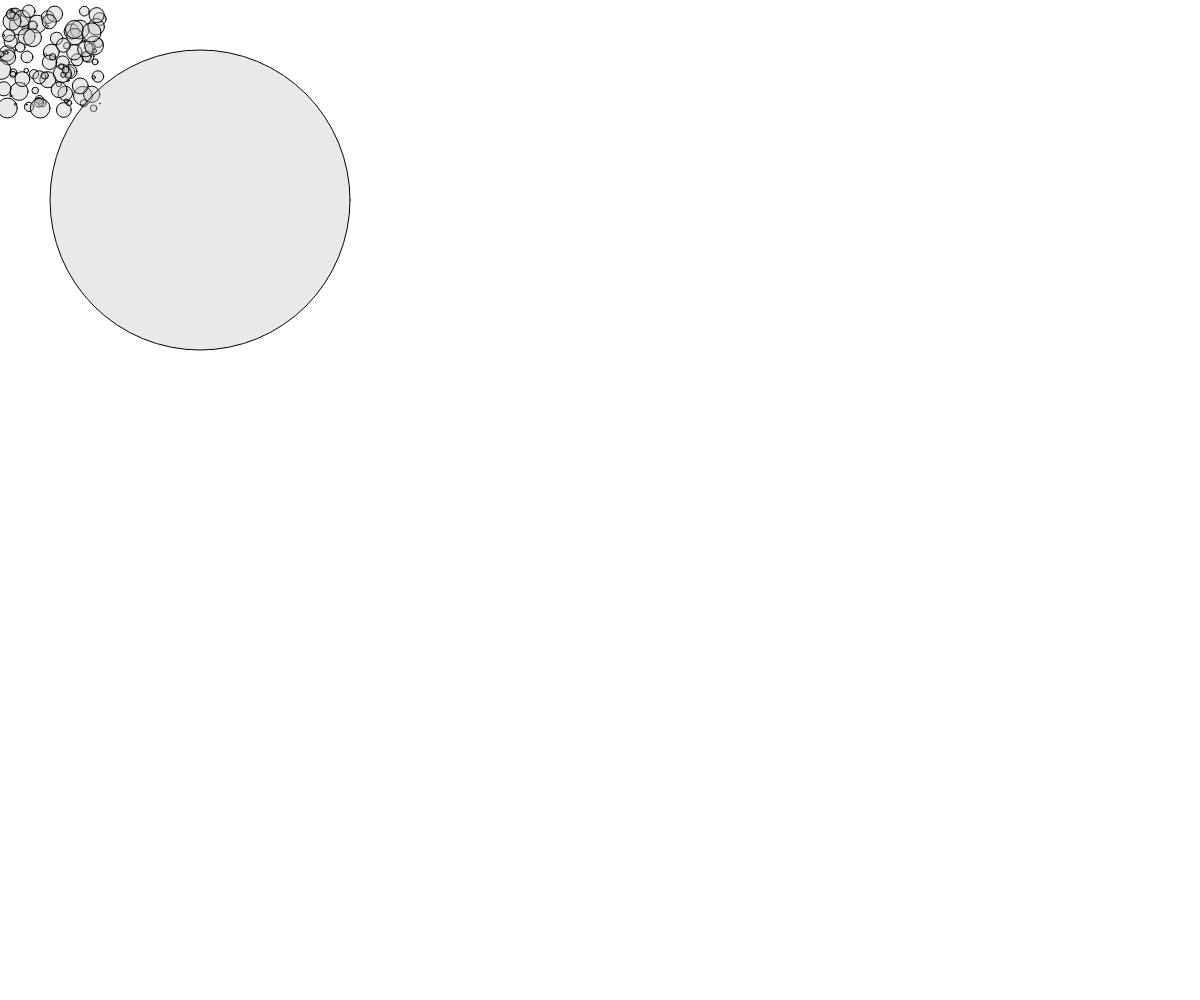
Frame 1 (no input)
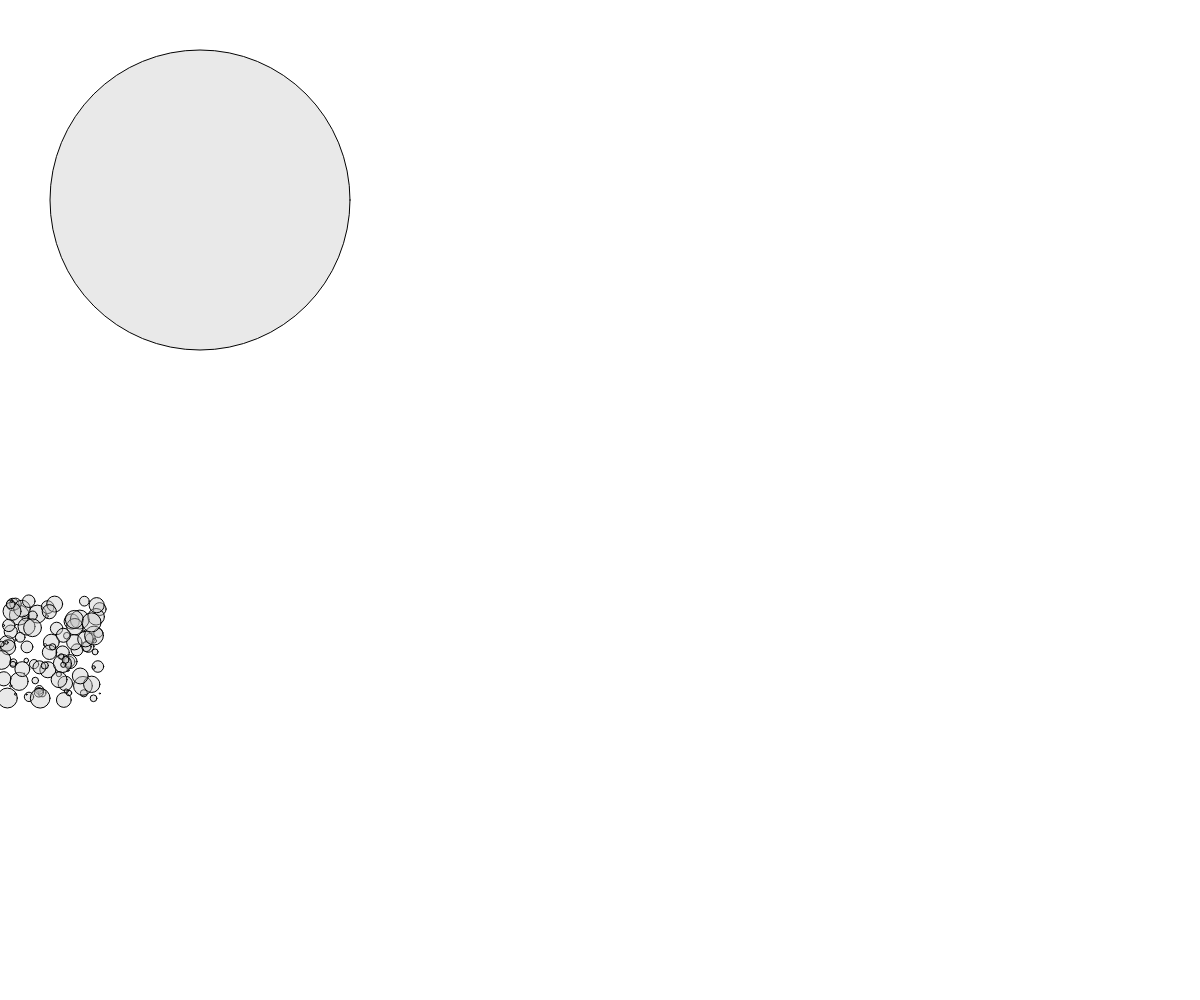
Frame 60 (no input)
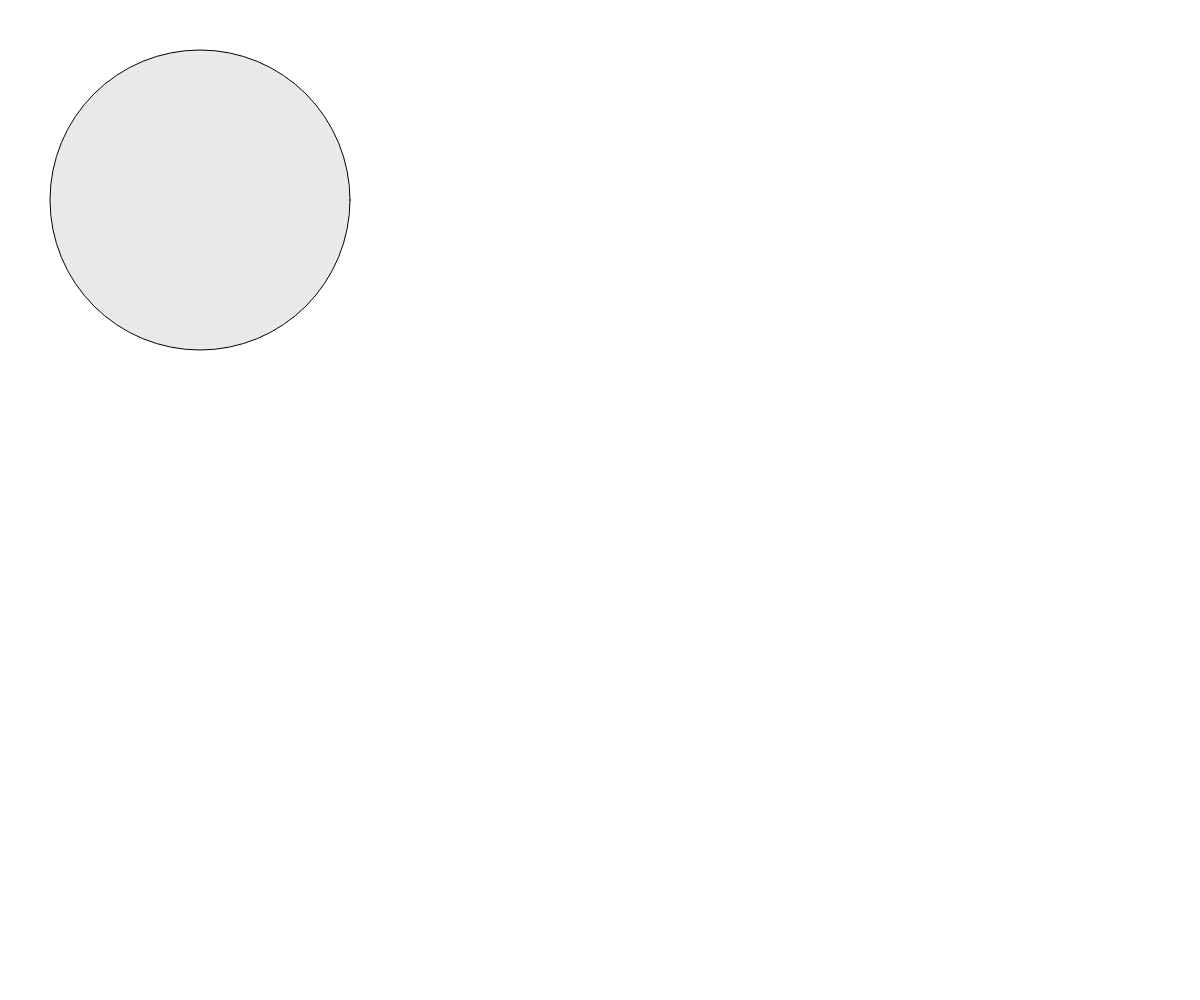
Frame 120 (the mouse pressed at the canvas centre since frame 60)

The p5.js sketch that drew these frames (run headless with seeded random() and noise() and a simulated clock; from frame 60 on, the mouse is pressed at the canvas centre):

// p5.js sketch
// ── sketch.js
class Particle {
  constructor(x, y, d, ttl) {
    this.x = x
    this.y = y
    this.d = d
    this.ttl = ttl
    this.shouldDraw = true
  }

  update() {
    if (this.ttl <= 0.0) {
      this.shouldDraw = false
    }
  }

  draw() {
    if (this.shouldDraw) {
      fill(200, 200, 200, 100)
      circle(this.x, this.y, this.d)
    }
  }
}

const NUM_PARTICLES = 100
let particles = []

function setup() {
  frameRate(30)
  cv = createCanvas(windowWidth, windowHeight);
  cv.position(0, 0)
  cv.style('z-index', '1')
  for (let i=0; i<NUM_PARTICLES; i++) {
    particles.push(new Particle(
      random(1, 100), random(1, 100), random(1, 20), 1))
  }
}

function windowResized() {
  resizeCanvas(windowWidth, windowHeight)
}

function updateParticles() {
  particles.forEach(p => {
    p.ttl -= 1
    p.y += 10
  })
}


function draw() {
  background(255, 255, 255, 255)
  updateParticles()
  particles.forEach(p => p.draw())
  circle(200, 200, 300)
}

// ── buttons.js
// let button = document.getElementById("starfield")

// button.addEventListener("mouseenter", (event) => {
//     console.log("mouse over element")
// })

// button.addEventListener("mousedown", (event) => {
//     window.location = "https://editor.p5js.org/mucdai/sketches/Ctr7DbXXj"
//     console.log("mouse down")
// })


// ── p5scripts.css
/* canvas {
    width: 50% !important;
    height: 50% !important;
} */

.title {
    color: whitesmoke;
    font-family: 'Poppins';
    font-size:x-large;
    text-align: center;
}

.author {
    color: rgba(245, 245, 245, 0.726);
    font-family: 'Poppins';
    font-size: large;
    text-align: center;
    visibility: visible;
}


// ── style.css
html, body {
  /* margin: 0;
  padding: 0; */
  background-color: black;
  display: flex;
  flex-direction: column;
}

/* canvas {
  width: 50px;
  height: 100px;

}  */

/* .container {
  position: relative;
  overflow: hidden;
  width: 100%;
} */

header {
  text-align: center;
  font-size: 3em;
  color: rgb(148, 73, 129);
  margin: 1em;
  margin-top: 2em;
}

.container {
  margin: auto;
  text-align: center;
  margin-top: 5em;
  /* margin-left:10%;
  margin-right:10%; */
  width: 90%;
  /* border: 5px solid #575757; */
}

.sketches {
  
  align-items: center;
}

.background {
  position: fixed;
}
